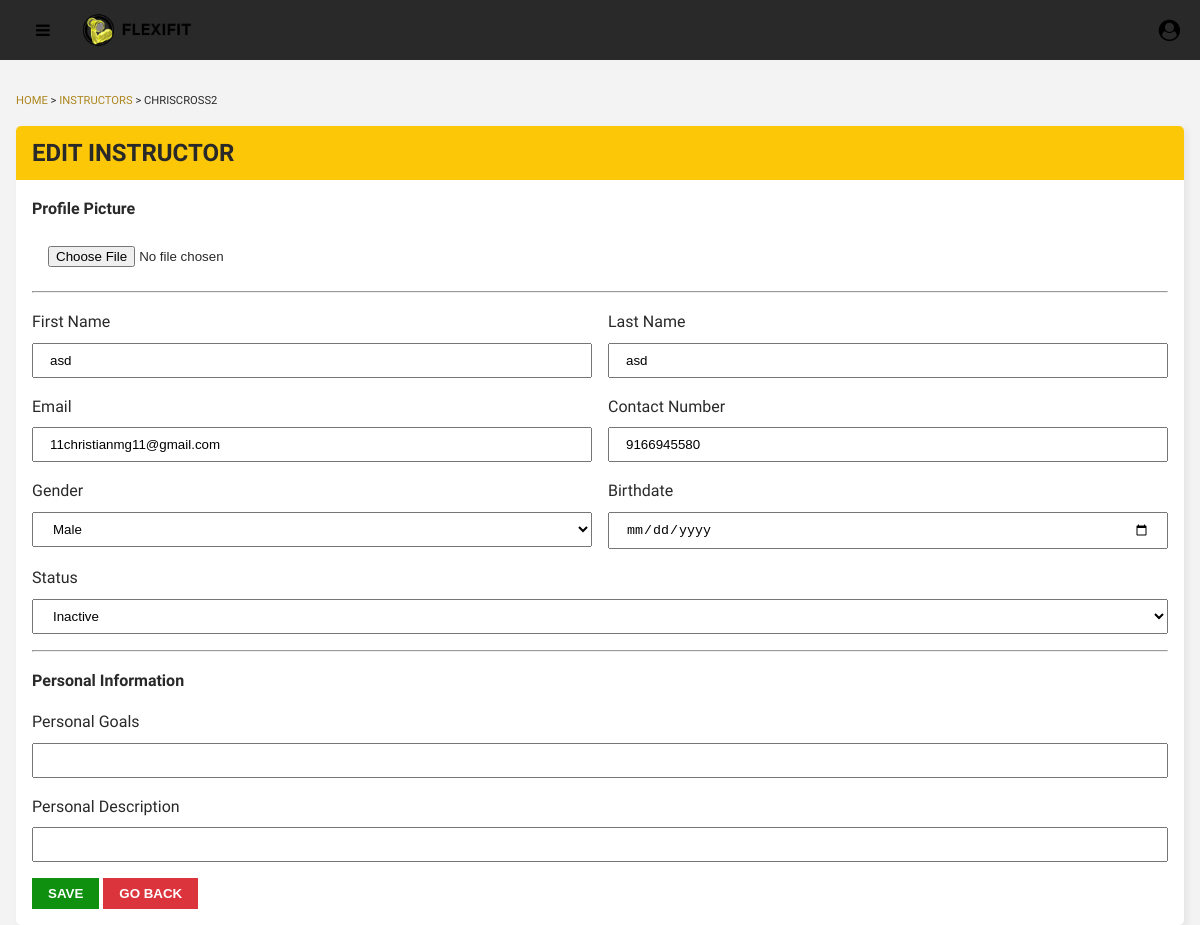
Screenshot of /admin/edit-instructor.php?id=4 (signed in) with the database file from the repository.
### tables this page shows
CREATE TABLE `user` (
  `ID` int(11) NOT NULL,
  `username` varchar(255) NOT NULL,
  `email` varchar(255) NOT NULL,
  `password` varchar(255) NOT NULL,
  `firstName` varchar(255) NOT NULL,
  `lastName` varchar(255) NOT NULL,
  `DOB` date NOT NULL,
  `contactNo` bigint(11) NOT NULL,
  `gender` varchar(255) NOT NULL,
  `profilePicUrl` varchar(500) NOT NULL,
  `dateCreated` datetime NOT NULL DEFAULT current_timestamp(),
  `dateUpdated` date NOT NULL DEFAULT current_timestamp(),
  `lastLoggedIn` date NOT NULL DEFAULT current_timestamp(),
  `role` varchar(10) NOT NULL DEFAULT 'user',
  `status` varchar(10) NOT NULL DEFAULT 'active',
  `reset_token` varchar(255) DEFAULT NULL,
  `reset_expiry` datetime DEFAULT NULL
);

### admin/includes/edit-instructor.php (called while the page is built, shortened)
<?php
class Instructor
{
    private $instructorId;
    private $conn;
    public function __construct($conn, $instructorId)
    {
        $this->conn = $conn;
        $this->instructorId = $instructorId;
    }
    public function get_instructor_user_details()
    {
        $stmt = $this->conn->prepare("SELECT `username`, `firstName`, `lastName`, `DOB`, `email`, `contactNo`, `gender`, `status` FROM `user` WHERE ID = ?");
        $stmt->bind_param("i", $this->instructorId);
        $stmt->execute();
        $result = $stmt->get_result();
        if ($result->num_rows > 0) {
            return $result->fetch_assoc();
        } else {
            return [];
        }
    }
}

### admin/edit-instructor.php (the view, shortened to what this page needs)
<?php
require_once "./includes/auth.php";
isset($_GET['id']) && !empty($_GET['id']) ? $instructorId = $_GET['id'] : header("location: ./instructors.php");
?>
<?php
require_once("./includes/edit-instructor.php");
$instructor = new Instructor($conn, $instructorId);
$instructorDetails = $instructor->get_instructor_user_details();
$instructorOtherDetails = $instructor->get_instructor_other_details();
?>
<!DOCTYPE html>
<html lang="en">
<head>
    <?php include "./components/css.php" ?>
    <link href="./css/edit-instructor.css" rel="stylesheet">
</head>
<body>
    <?php include "./components/navbar.php" ?>
    <div class="grid-container">
        <main class="main-container">
            <div class="page-title">
                <div class="quick-link">
                    <p><a href="index.php"> HOME </a> > <a href="instructors.php">INSTRUCTORS</a> > <?= strtoupper(htmlspecialchars($instructorDetails['username'])) ?></p>
                </div>
            </div>
            <div class="main-content">
                <div class="edit-content">
                    <div class="edit-content-title">
                        <h2>EDIT INSTRUCTOR</h2>
                    </div>
                    <form class="edit-content-form" action="./includes/add-instructor-details.php" method="POST" enctype="multipart/form-data">
                        <h4>Profile Picture</h4>
                        <div class="input-full">
                            <input type="file" accept="image/*" name="profilePicUrl" />
                        </div>
                        <hr>
                        <div class="half">
                            <div class="input-half">
                                <label>First Name</label>
                                <input name="firstName" type="text" value="<?= $instructorDetails['firstName'] ?>" />
                            </div>
                            <div class="input-half">
                                <label>Last Name</label>
                                <input name="lastName" type="text" value="<?= $instructorDetails['lastName'] ?>" />
                            </div>
                        </div>
                        <div class="half">
                            <div class="input-half">
                                <label>Email</label>
                                <input name="email" type="text" value="<?= $instructorDetails['email'] ?>" />
                            </div>
                            <div class="input-half">
                                <label>Contact Number</label>
                                <input name="contactNumber" type="text" value="<?= $instructorDetails['contactNo'] ?>" />
                            </div>
                        </div>
                        <div class="half">
                            <div class="input-half">
                                <label>Gender</label>
                                <select name="gender">
                                    <option value="Male" <?= $instructorDetails['gender'] == "Male" ? 'selected' : '' ?>>Male</option>
                                </select>
                            </div>
                            <div class="input-half">
                                <label>Birthdate</label>
                                <input name="birthdate" type="date" />
                            </div>
                        </div>
                        <div class="input-full">
                            <label>Status</label>
                            <select name="status">
                                <option value="inactive" <?= htmlspecialchars($instructorDetails['status']) == 'inactive' ? 'selected' : ''; ?>>Inactive</option>
                            </select>
                        </div>
                        <hr>
                        <h4>Personal Information</h4>
                        <div class="input-full">
                            <label>Personal Goals</label>
                            <input name="personalGoals" type="text" value="<?= isset($instructorOtherDetails['goal']) ? htmlspecialchars($instructorOtherDetails['goal']) : '' ?>" />
                        </div>
                        <div class="input-full">
                            <label>Personal Description</label>
                            <input name="personalDescription" type="text" value="<?= isset($instructorOtherDetails['personalDescription']) ? htmlspecialchars($instructorOtherDetails['personalDescription']) : '' ?>" />
                        </div>
                        <div class="edit-form-buttons">
                            <button type="submit" class="save">SAVE</button>
                            <a href="./instructors.php"><button type="button" class="back">GO BACK</button></a>
                        </div>
                    </form>
                </div>
            </div>
        </main>
    </div>
</body>
</html>

### admin/css/content-container.css (style rules this page uses)
.grid-container { display: flex; height: calc(100vh - 60px); overflow: auto; background-color: var(--light-grey); }
.main-container { margin: auto; padding: 1rem; display: flex; flex-direction: column; max-width: 80rem; color: var(--black); margin-top: 1rem; margin-bottom: 1rem; width: 100%; }
.page-title { font-size: 1.5rem; margin-bottom: 1rem; max-width: 100%; }
.quick-link { font-size: 0.7rem; }
.quick-link a { text-decoration: none; color: var(--dark-yellow); }

### admin/css/edit-instructor.css (style rules this page uses)
.edit-content { background-color: white; border-radius: 5px; box-shadow: var(--light-shadow); }
.edit-content-title { background-color: var(--yellow); padding: 0.5rem 1rem; border-top-right-radius: 5px; border-top-left-radius: 5px; }
.edit-content-form { padding: 1rem; display: flex; flex-direction: column; gap: 1rem; }
.edit-form-buttons button { padding: 0.5rem 1rem; cursor: pointer; color: white; font-weight: var(--bold); }
.edit-form-buttons .save { background-color: var(--green); }
.edit-form-buttons .back { background-color: var(--red); }
.half { display: flex; gap: 1rem; }
.input-half { width: 50%; display: flex; gap: 0.5rem; flex-direction: column; }
.input-full { width: 100%; display: flex; gap: 0.5rem; flex-direction: column; }
form input, select { padding: 0.5rem 1rem; }

### rows the page displays
user: username "CHRISCROSS2", firstName "asd", lastName "asd", email "11christianmg11@gmail.com", contactNumber "9166945580"
